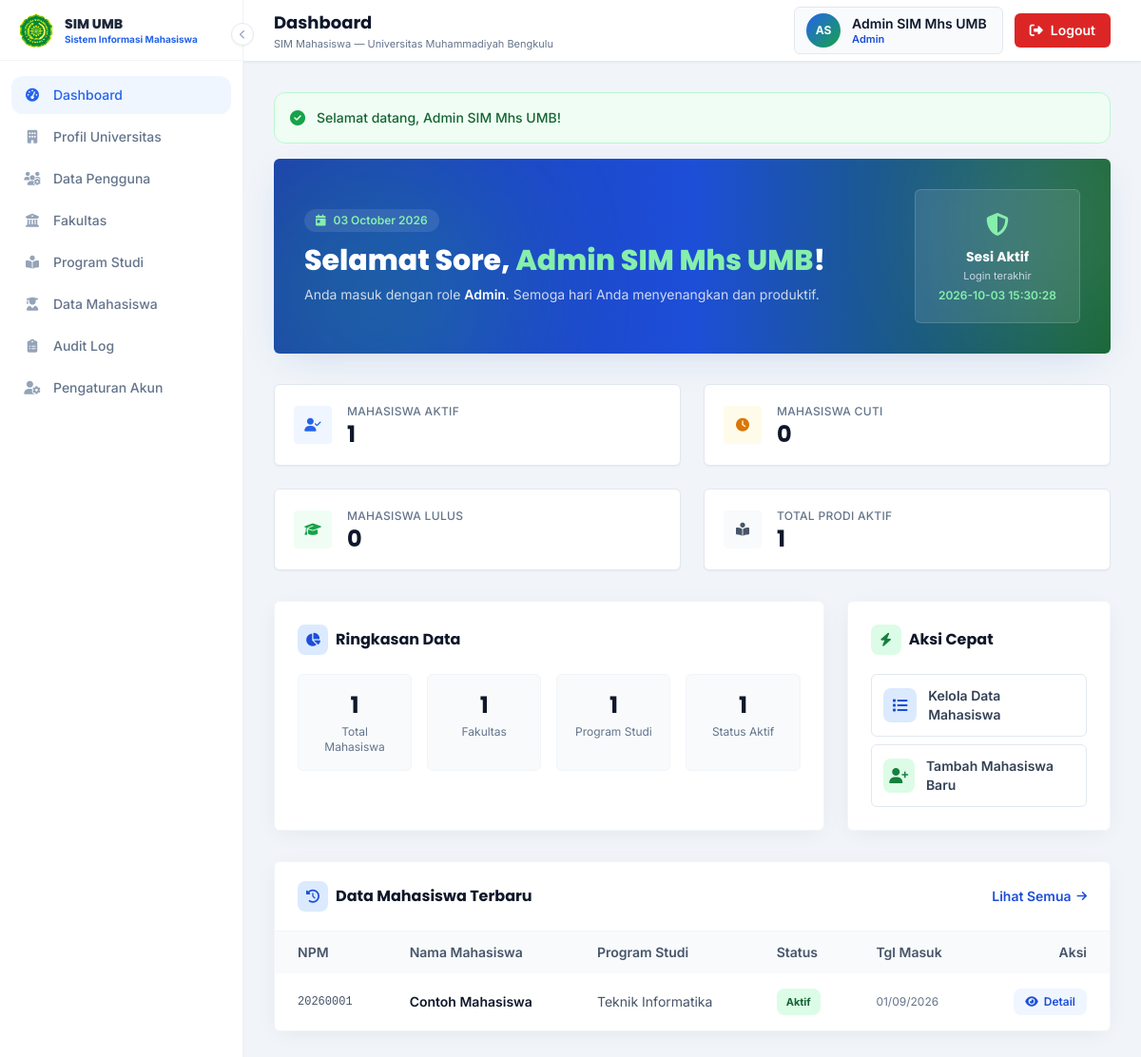
Page /admin/dashboard/index.php (signed in) on the committed database.
### tables this page shows
CREATE TABLE `mahasiswa` (
  `id_mahasiswa` bigint(20) UNSIGNED NOT NULL,
  `id_pengguna` bigint(20) UNSIGNED DEFAULT NULL,
  `id_program_studi` bigint(20) UNSIGNED NOT NULL,
  `npm` varchar(30) NOT NULL,
  `nama_mahasiswa` varchar(200) NOT NULL,
  `jenis_kelamin` enum('L','P') NOT NULL,
  `tempat_lahir` varchar(100) DEFAULT NULL,
  `tanggal_lahir` date DEFAULT NULL,
  `tanggal_masuk` date NOT NULL,
  `alamat` text DEFAULT NULL,
  `status_mahasiswa` enum('Aktif','Cuti','Lulus','Mengundurkan Diri','Drop Out','Tidak Aktif') NOT NULL DEFAULT 'Aktif',
  `created_at` timestamp NOT NULL DEFAULT current_timestamp(),
  `updated_at` timestamp NOT NULL DEFAULT current_timestamp() ON UPDATE current_timestamp()
);

### app/auth.php (called while the page is built, shortened)
<?php
function get_user_login(): ?array
{
    return $_SESSION['user'];
}

### config/app.php (called while the page is built, shortened)
<?php
function url(string $path = ''): string
{
    $path = ltrim($path, '/');
    return rtrim(BASE_URL, '/') . '/' . $path;
}

### admin/dashboard/index.php (the view, shortened to what this page needs)
<?php
require_once dirname(__DIR__, 2) . '/config/app.php';
require_once dirname(__DIR__, 2) . '/config/database.php';
require_once dirname(__DIR__, 2) . '/app/auth.php';
$user     = get_user_login();
$idRole   = (int) ($user['id_role'] ?? 0);
$namaUser = $user['nama_lengkap'] ?? 'Pengguna';
function count_where(PDO $pdo, string $sql, array $params = []): int
{
    try {
        $stmt = $pdo->prepare($sql);
        $stmt->execute($params);
        return (int) $stmt->fetchColumn();
    } catch (PDOException $e) {
        error_log('[DASHBOARD] ' . $e->getMessage());
        return 0;
    }
}
$totalAktif = count_where($pdo, "SELECT COUNT(*) FROM mahasiswa WHERE status_mahasiswa = 'Aktif'");
$totalCuti  = count_where($pdo, "SELECT COUNT(*) FROM mahasiswa WHERE status_mahasiswa = 'Cuti'");
$totalLulus = count_where($pdo, "SELECT COUNT(*) FROM mahasiswa WHERE status_mahasiswa = 'Lulus'");
$totalProdi = count_where($pdo, "SELECT COUNT(*) FROM program_studi WHERE status_aktif = 'Aktif'");
$totalMhs   = count_where($pdo, "SELECT COUNT(*) FROM mahasiswa");
$totalFak   = count_where($pdo, "SELECT COUNT(*) FROM fakultas");
$recentMahasiswa = [];
try {
    $limit = ($idRole === 5) ? 5 : 8;
    $sqlRecent = "SELECT id_mahasiswa, npm, nama_mahasiswa, status_mahasiswa, nama_program_studi, tanggal_masuk
                  FROM v_mahasiswa_per_prodi";
    $params = [];
    $sqlRecent .= " ORDER BY id_mahasiswa DESC LIMIT " . $limit;
    $stmt = $pdo->prepare($sqlRecent);
    $stmt->execute($params);
    $recentMahasiswa = $stmt->fetchAll();
} catch (PDOException $e) {
    $recentMahasiswa = [];
}
$jam = (int) date('G');
if ($jam < 11) {
    $sapaan = 'Selamat Pagi';
} elseif ($jam < 15) {
    $sapaan = 'Selamat Siang';
} elseif ($jam < 18) {
    $sapaan = 'Selamat Sore';
} else {
    $sapaan = 'Selamat Malam';
}
?>
<?php require_once dirname(__DIR__, 2) . '/layouts/admin/header.php'; ?>
<section class="relative overflow-hidden rounded-md bg-gradient-to-r from-academic-800 via-academic-700 to-elegant-800 shadow-soft mb-8">
    <div class="absolute -top-16 -right-16 w-64 h-64 rounded-full bg-white/10 blur-3xl"></div>
    <div class="absolute -bottom-20 -left-10 w-72 h-72 rounded-full bg-elegant-500/20 blur-3xl"></div>
    <div class="relative px-6 sm:px-8 py-8 flex flex-col md:flex-row md:items-center md:justify-between gap-6">
        <div>
            <span class="inline-flex items-center gap-2 px-3 py-1 rounded-full bg-white/10 text-elegant-300 text-xs font-semibold mb-3">
                <i class="fa-solid fa-calendar-day"></i>
                <?= htmlspecialchars(date('d F Y', strtotime('now')), ENT_QUOTES, 'UTF-8') ?>
            </span>
            <h2 class="font-heading font-extrabold text-white text-2xl sm:text-3xl mb-2">
                <?= htmlspecialchars($sapaan, ENT_QUOTES, 'UTF-8') ?>,
                <span class="text-elegant-300"><?= htmlspecialchars($namaUser, ENT_QUOTES, 'UTF-8') ?></span>!
            </h2>
            <p class="text-slate-200/90 text-sm max-w-xl">
                Anda masuk dengan role
                <span class="font-semibold text-white"><?= htmlspecialchars($namaRole, ENT_QUOTES, 'UTF-8') ?></span>.
                Semoga hari Anda menyenangkan dan produktif.
            </p>
        </div>
        <div class="glass rounded-md px-6 py-5 text-center shrink-0 border border-white/15 bg-white/10 backdrop-blur">
            <i class="fa-solid fa-shield-halved text-elegant-300 text-2xl mb-2"></i>
            <p class="text-white font-heading font-bold text-sm">Sesi Aktif</p>
            <p class="text-[11px] text-slate-300 mt-0.5">Login terakhir</p>
            <p class="text-elegant-300 text-xs font-semibold mt-1">
                <?= htmlspecialchars($user['last_login'] ?? date('Y-m-d H:i:s'), ENT_QUOTES, 'UTF-8') ?>
            </p>
        </div>
    </div>
</section>
<section class="mb-8">
    <div class="grid grid-cols-1 sm:grid-cols-2 xl:grid-cols-4 gap-4 md:gap-6">
        <div class="card-hover bg-white rounded-md shadow-sm border border-slate-200 p-5">
            <div class="flex items-center gap-4">
                <div class="w-10 h-10 rounded bg-academic-50 text-academic-600 flex items-center justify-center shrink-0">
                    <i class="fa-solid fa-user-check text-sm"></i>
                </div>
                <div class="min-w-0">
                    <p class="text-xs font-medium text-slate-500 uppercase tracking-wide truncate">Mahasiswa Aktif</p>
                    <p class="font-heading font-bold text-2xl text-slate-900 leading-none mt-1"><?= number_format($totalAktif) ?></p>
                </div>
            </div>
        </div>
        <div class="card-hover bg-white rounded-md shadow-sm border border-slate-200 p-5">
            <div class="flex items-center gap-4">
                <div class="w-10 h-10 rounded bg-amber-50 text-amber-600 flex items-center justify-center shrink-0">
                    <i class="fa-solid fa-clock text-sm"></i>
                </div>
                <div class="min-w-0">
                    <p class="text-xs font-medium text-slate-500 uppercase tracking-wide truncate">Mahasiswa Cuti</p>
                    <p class="font-heading font-bold text-2xl text-slate-900 leading-none mt-1"><?= number_format($totalCuti) ?></p>
                </div>
            </div>
        </div>
        <div class="card-hover bg-white rounded-md shadow-sm border border-slate-200 p-5">
            <div class="flex items-center gap-4">
                <div class="w-10 h-10 rounded bg-elegant-50 text-elegant-600 flex items-center justify-center shrink-0">
                    <i class="fa-solid fa-graduation-cap text-sm"></i>
                </div>
                <div class="min-w-0">
                    <p class="text-xs font-medium text-slate-500 uppercase tracking-wide truncate">Mahasiswa Lulus</p>
                    <p class="font-heading font-bold text-2xl text-slate-900 leading-none mt-1"><?= number_format($totalLulus) ?></p>
                </div>
            </div>
        </div>
        <div class="card-hover bg-white rounded-md shadow-sm border border-slate-200 p-5">
            <div class="flex items-center gap-4">
                <div class="w-10 h-10 rounded bg-slate-50 text-slate-600 flex items-center justify-center shrink-0">
                    <i class="fa-solid fa-book-open-reader text-sm"></i>
                </div>
                <div class="min-w-0">
                    <p class="text-xs font-medium text-slate-500 uppercase tracking-wide truncate">Total Prodi Aktif</p>
                    <p class="font-heading font-bold text-2xl text-slate-900 leading-none mt-1"><?= number_format($totalProdi) ?></p>
                </div>
            </div>
        </div>
    </div>
</section>
<section class="grid grid-cols-1 lg:grid-cols-3 gap-6 mb-8">
    <div class="lg:col-span-2 bg-white rounded-md shadow-card border border-slate-100 p-6">
        <div class="flex items-center justify-between mb-5">
            <h3 class="font-heading font-bold text-slate-900 flex items-center gap-2">
                <span class="w-8 h-8 rounded-lg bg-academic-100 text-academic-700 flex items-center justify-center">
                    <i class="fa-solid fa-chart-pie text-sm"></i>
                </span>
                Ringkasan Data
            </h3>
        </div>
        <div class="grid grid-cols-2 sm:grid-cols-4 gap-4">
            <div class="p-4 rounded-md bg-slate-50 border border-slate-100 text-center">
                <p class="font-heading font-bold text-2xl text-slate-900"><?= number_format($totalMhs) ?></p>
                <p class="text-xs text-slate-500 mt-1">Total Mahasiswa</p>
            </div>
            <div class="p-4 rounded-md bg-slate-50 border border-slate-100 text-center">
                <p class="font-heading font-bold text-2xl text-slate-900"><?= number_format($totalFak) ?></p>
                <p class="text-xs text-slate-500 mt-1">Fakultas</p>
            </div>
            <div class="p-4 rounded-md bg-slate-50 border border-slate-100 text-center">
                <p class="font-heading font-bold text-2xl text-slate-900"><?= number_format($totalProdi) ?></p>
                <p class="text-xs text-slate-500 mt-1">Program Studi</p>
            </div>
            <div class="p-4 rounded-md bg-slate-50 border border-slate-100 text-center">
                <p class="font-heading font-bold text-2xl text-slate-900"><?= number_format($totalAktif) ?></p>
                <p class="text-xs text-slate-500 mt-1">Status Aktif</p>
            </div>
        </div>
    </div>
    <div class="bg-white rounded-md shadow-card border border-slate-100 p-6">
        <h3 class="font-heading font-bold text-slate-900 flex items-center gap-2 mb-5">
            <span class="w-8 h-8 rounded-lg bg-elegant-100 text-elegant-700 flex items-center justify-center">
                <i class="fa-solid fa-bolt text-sm"></i>
            </span>
            <?= $idRole === 2 ? 'Prodi Saya' : 'Aksi Cepat' ?>
        </h3>
        <div class="space-y-2">
            <?php if (in_array($idRole, [1, 2], true)): ?>
                <a href="<?= url('admin/mahasiswa/index.php') ?>"
                   class="flex items-center gap-3 p-3 rounded-md border border-slate-200 hover:border-academic-300 hover:bg-academic-50 transition-colors group">
                    <span class="w-9 h-9 rounded-lg bg-academic-100 text-academic-700 flex items-center justify-center group-hover:scale-105 transition-transform">
                        <i class="fa-solid fa-list"></i>
                    </span>
                    <span class="text-sm font-semibold text-slate-700">Kelola Data Mahasiswa</span>
                </a>
                <a href="<?= url('admin/mahasiswa/create.php') ?>"
                   class="flex items-center gap-3 p-3 rounded-md border border-slate-200 hover:border-elegant-300 hover:bg-elegant-50 transition-colors group">
                    <span class="w-9 h-9 rounded-lg bg-elegant-100 text-elegant-700 flex items-center justify-center group-hover:scale-105 transition-transform">
                        <i class="fa-solid fa-user-plus"></i>
                    </span>
                    <span class="text-sm font-semibold text-slate-700">Tambah Mahasiswa Baru</span>
                </a>
            <?php endif; ?>
        </div>
    </div>
</section>
<section class="bg-white rounded-md shadow-card border border-slate-100 overflow-hidden">
    <div class="px-6 py-5 border-b border-slate-100 flex items-center justify-between gap-4 flex-wrap">
        <h3 class="font-heading font-bold text-slate-900 flex items-center gap-2">
            <span class="w-8 h-8 rounded-lg bg-academic-100 text-academic-700 flex items-center justify-center">
                <i class="fa-solid fa-clock-rotate-left text-sm"></i>
            </span>
            Data Mahasiswa Terbaru
        </h3>
        <?php if (in_array($idRole, [1, 2, 3, 4], true)): ?>
            <a href="<?= url('admin/mahasiswa/index.php') ?>"
               class="text-sm font-semibold text-academic-700 hover:text-academic-800 inline-flex items-center gap-1.5">
                Lihat Semua
                <i class="fa-solid fa-arrow-right text-xs"></i>
            </a>
        <?php endif; ?>
    </div>
    <?php if (empty($recentMahasiswa)): ?>
        <div class="p-10 text-center">
            <div class="w-16 h-16 rounded-full bg-slate-100 text-slate-400 flex items-center justify-center mx-auto mb-4">
                <i class="fa-solid fa-inbox text-2xl"></i>
            </div>
            <p class="text-slate-500 text-sm">Belum ada data mahasiswa untuk ditampilkan.</p>
        </div>
    <?php else: ?>
        <div class="overflow-x-auto">
            <table class="w-full text-sm table-hover">
                <thead class="bg-slate-50 text-slate-600">
                    <tr>
                        <th class="text-left font-semibold px-6 py-3">NPM</th>
                        <th class="text-left font-semibold px-6 py-3">Nama Mahasiswa</th>
                        <th class="text-left font-semibold px-6 py-3">Program Studi</th>
                        <th class="text-left font-semibold px-6 py-3">Status</th>
                        <th class="text-left font-semibold px-6 py-3">Tgl Masuk</th>
                        <?php if (in_array($idRole, [1, 2], true)): ?>
                            <th class="text-right font-semibold px-6 py-3">Aksi</th>
                        <?php endif; ?>
                    </tr>
                </thead>
                <tbody class="divide-y divide-slate-100">
                    <?php foreach ($recentMahasiswa as $m):
                        $status = $m['status_mahasiswa'] ?? '-';
                        $badge = match ($status) {
                            'Aktif'     => 'bg-elegant-100 text-elegant-800',
                            'Cuti'      => 'bg-amber-100 text-amber-800',
                            'Lulus'     => 'bg-academic-100 text-academic-800',
                            'Drop Out'  => 'bg-red-100 text-red-800',
                            default     => 'bg-slate-100 text-slate-700',
                        };
                    ?>
                        <tr>
                            <td class="px-6 py-4 font-mono text-xs text-slate-600"><?= htmlspecialchars($m['npm'] ?? '-', ENT_QUOTES, 'UTF-8') ?></td>
                            <td class="px-6 py-4 font-semibold text-slate-900"><?= htmlspecialchars($m['nama_mahasiswa'] ?? '-', ENT_QUOTES, 'UTF-8') ?></td>
                            <td class="px-6 py-4 text-slate-600"><?= htmlspecialchars($m['nama_program_studi'] ?? '-', ENT_QUOTES, 'UTF-8') ?></td>
                            <td class="px-6 py-4">
                                <span class="inline-flex px-2.5 py-1 rounded-lg text-[11px] font-bold <?= htmlspecialchars($badge, ENT_QUOTES, 'UTF-8') ?>">
                                    <?= htmlspecialchars($status, ENT_QUOTES, 'UTF-8') ?>
                                </span>
                            </td>
                            <td class="px-6 py-4 text-slate-500 text-xs">
                                <?= htmlspecialchars($m['tanggal_masuk'] ? date('d/m/Y', strtotime($m['tanggal_masuk'])) : '-', ENT_QUOTES, 'UTF-8') ?>
                            </td>
                            <?php if (in_array($idRole, [1, 2], true)): ?>
                                <td class="px-6 py-4 text-right">
                                    <a href="<?= url('admin/mahasiswa/detail.php?id=' . (int) $m['id_mahasiswa']) ?>"
                                       class="inline-flex items-center gap-1.5 px-3 py-1.5 rounded-lg bg-academic-50 text-academic-700 text-xs font-semibold hover:bg-academic-100 transition-colors">
                                        <i class="fa-solid fa-eye"></i> Detail
                                    </a>
                                </td>
                            <?php endif; ?>
                        </tr>
                    <?php endforeach; ?>
                </tbody>
            </table>
        </div>
    <?php endif; ?>
</section>
<?php require_once dirname(__DIR__, 2) . '/layouts/admin/footer.php'; ?>

### layouts/admin/header.php (style rules this page uses)
body { font-family: 'Inter', system-ui, sans-serif; background: #f1f5f9; }
h1, h2, h3, h4, h5, h6, .font-heading { font-family: 'Poppins', 'Inter', sans-serif; }

### rows in the picture
mahasiswa: npm "20260001", nama_mahasiswa "Contoh Mahasiswa", nama_program_studi "Teknik Informatika", status_mahasiswa "Aktif", tanggal_masuk "01/09/2026"

### other values in the picture
$item['label'] "Dashboard"
$item['label'] "Profil Universitas"
$item['label'] "Data Pengguna"
$item['label'] "Fakultas"
$item['label'] "Program Studi"
$item['label'] "Data Mahasiswa"
$item['label'] "Audit Log"
$item['label'] "Pengaturan Akun"
$pageTitle "Dashboard"
$initials "AS"
$namaLengkap "Admin SIM Mhs UMB"
$namaRole "Admin"
$sapaan "Selamat Sore"
$namaUser "Admin SIM Mhs UMB"
$user['last_login'] "2026-10-03 15:30:28"
